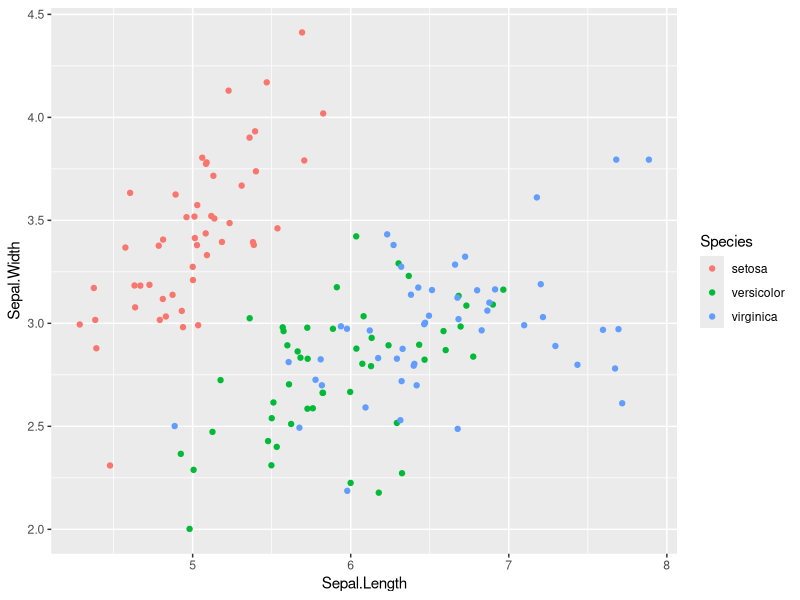
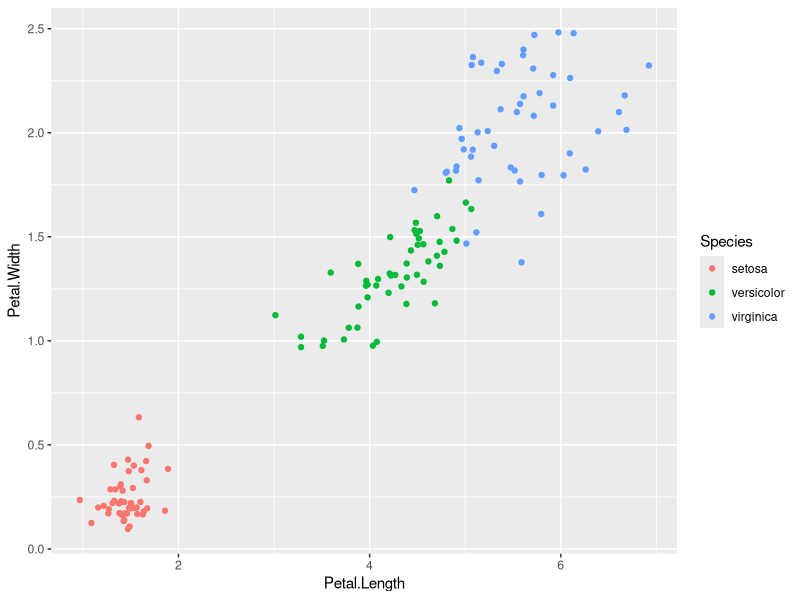
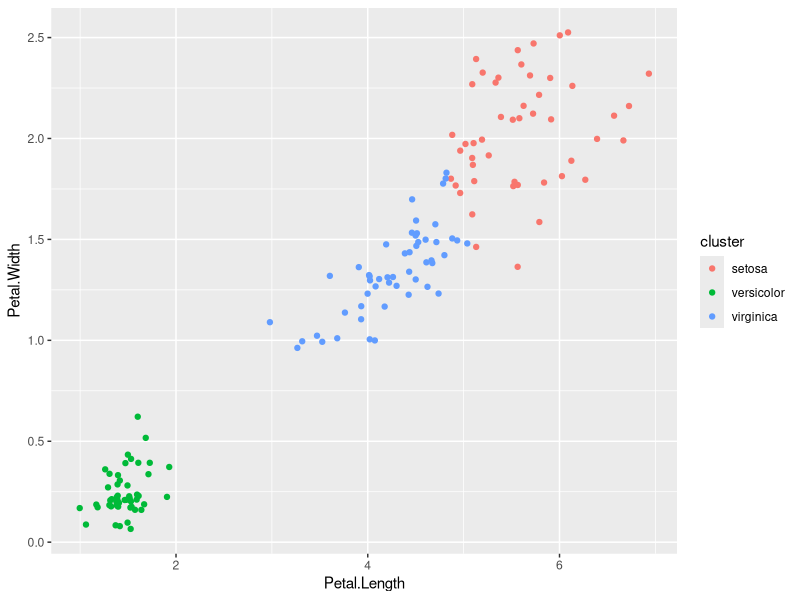
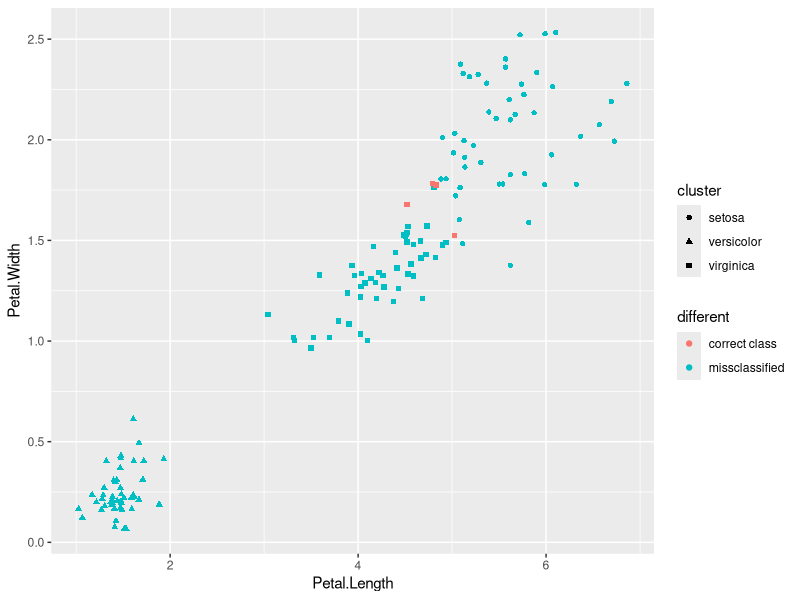
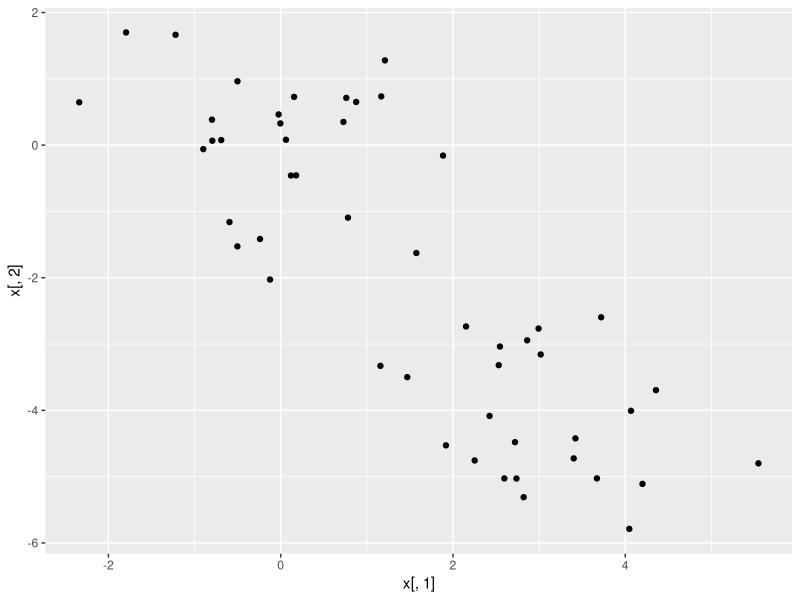
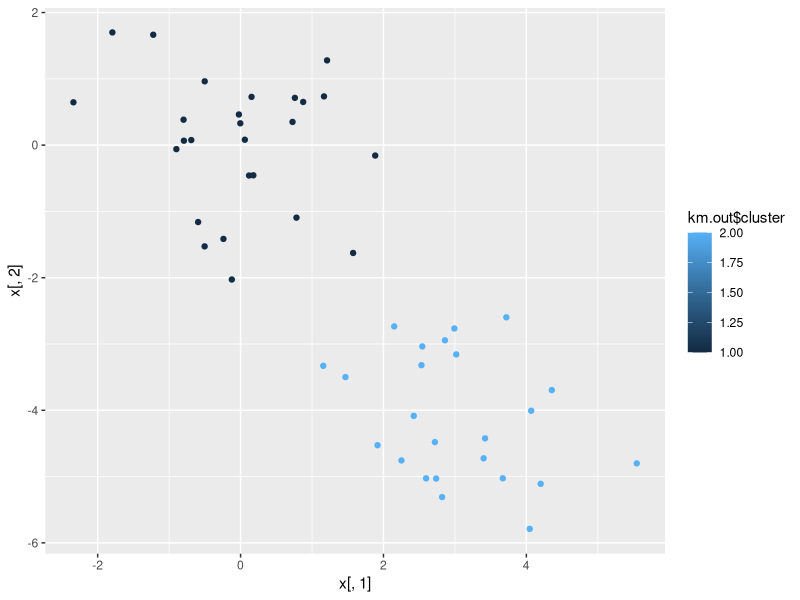
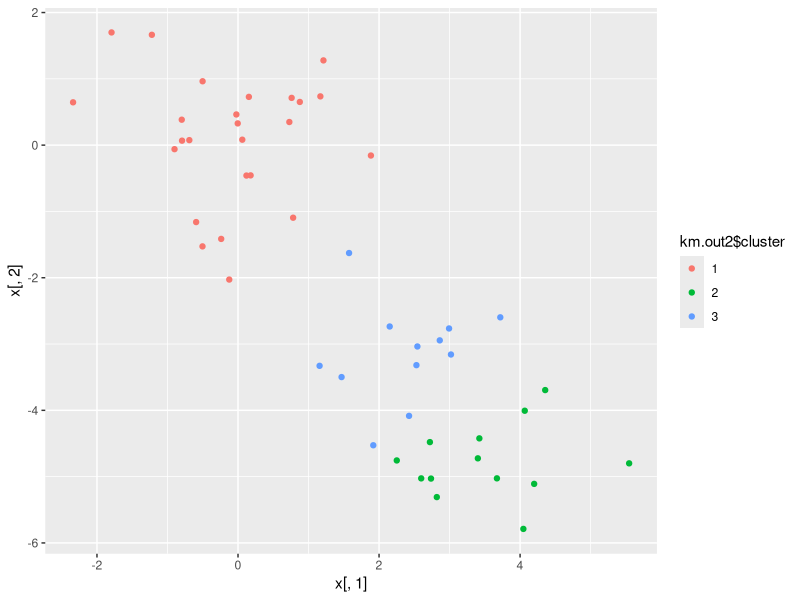
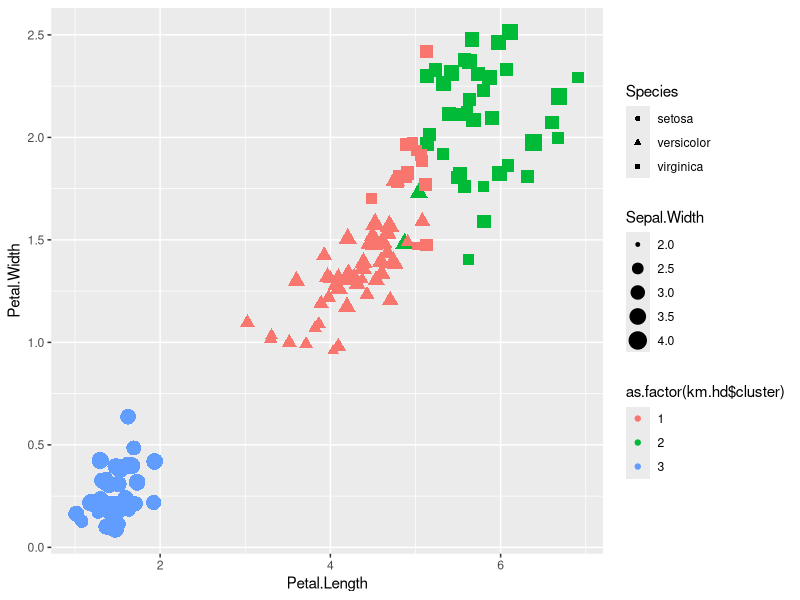

R code for these plots, in order:
#K-Means Practice
install.packages("dplyr")
install.packages("ggplot2")


#IRIS dataset
library(datasets)
library(dplyr)
library(ggplot2)
head(iris)
iris%>%ggplot(aes(x=Sepal.Length,y=Sepal.Width,color=Species))+geom_jitter()
#Actual Species
iris%>%ggplot(aes(x=Petal.Length,y=Petal.Width,color=Species))+geom_jitter()

set.seed(47)
irisCluster <- kmeans(iris[,3:4],3, nstart=20)

irisCluster

table(irisCluster$cluster, iris$Species)

irisCluster$cluster <- as.factor(irisCluster$cluster)
iris<-cbind(iris,irisCluster$cluster)
iris<-iris%>%mutate(cluster=ifelse(irisCluster$cluster=="1","setosa",ifelse(irisCluster$cluster=="3","versicolor","virginica")))
iris<-iris%>%mutate(different=ifelse(cluster==Species,"correct class","missclassified"))
View(iris)
#Clusters
iris%>%ggplot(aes(Petal.Length,Petal.Width,color=cluster))+geom_jitter()
#Showing Misclassifications
iris%>%ggplot(aes(Petal.Length,Petal.Width, color = different, shape = cluster))+geom_jitter()

#Compstats lab
set.seed(34)
x=matrix(rnorm(50*2),ncol=2)
x[1:25,1]=x[1:25,1]+3
x[1:25,2]=x[1:25,2]-4
x<-as.data.frame(x)
x%>%ggplot(aes(x[,1],x[,2]))+geom_jitter()

km.out<-kmeans(x,2,nstart=20)
km.out$cluster
x%>%ggplot(aes(x[,1],x[,2],color=km.out$cluster))+geom_jitter()


set.seed(29)
km.out2<-kmeans(x,3,nstart=20)
km.out2
km.out2$cluster<-as.factor(km.out2$cluster)
x%>%ggplot(aes(x[,1],x[,2],color=km.out2$cluster))+geom_jitter()

#higher dimensional clustering
set.seed(29)
km.hd<-kmeans(iris[,1:4],3,nstart=20)
km.hd
table(km.hd$cluster,iris$Species)

iris%>%ggplot(aes(x=Petal.Length,y=Petal.Width,color=as.factor(km.hd$cluster),shape=Species,size=Sepal.Width))+geom_jitter()

